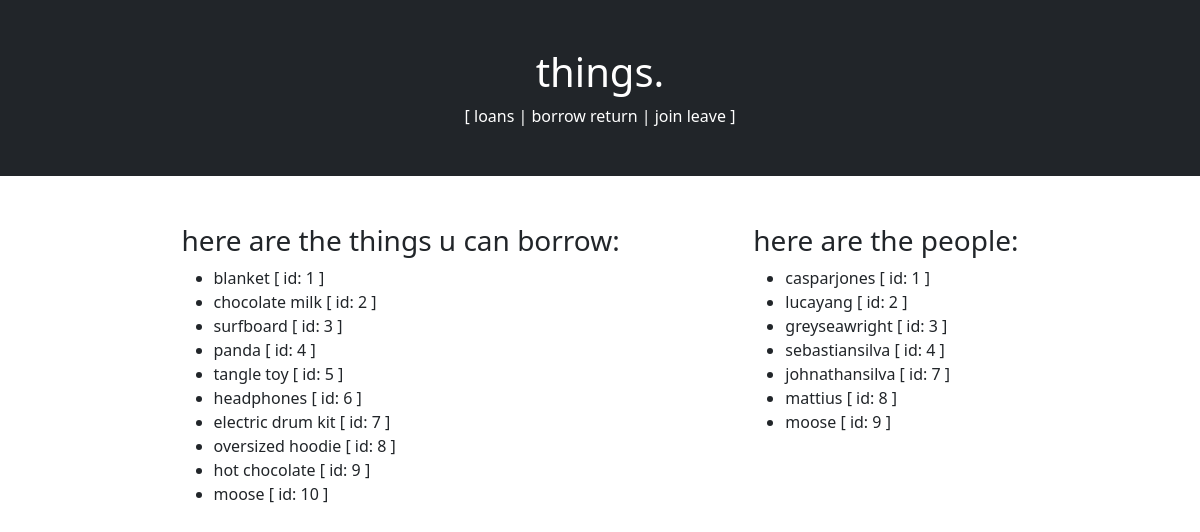
The page / on the database its author committed.
### app/models.py (models this page shows, shortened)
class Thing(db.Model):
  __tablename__ = 'things'
  thing_id = db.Column(db.Integer, primary_key=True)
  name = db.Column(db.String(20), nullable=False, unique=True, index=True)

class Person(db.Model):
  __tablename__ = 'people'
  person_id = db.Column(db.Integer, primary_key=True)
  username = db.Column(db.String(20), nullable=False, unique=True)

### app/routes.py (the view)
@app.route('/')
def index():
  things = [[thing.name, thing.thing_id] for thing in Thing.query.all()]
  people = [[person.username, person.person_id] for person in Person.query.all()]
  return render_template('index.html', things=things, people=people)

### app/templates/index.html
{% extends "base.html" %} {% block body %}
<div class="p-5 d-flex justify-content-evenly">
  <div class="">
    <h3>here are the things u can borrow:</h3>
    <ul>
      {% for thing in things %}
      <li>{{ thing[0] }} [ id: {{ thing[1] }} ]</li>
      {% endfor %}
    </ul>
  </div>
  <div>
    <h3>here are the people:</h3>
    <ul>
      {% for person in people %}
      <li>{{ person[0] }} [ id: {{ person[1] }} ]</li>
      {% endfor %}
    </ul>
  </div>
</div>
{% endblock %}

### app/templates/base.html (shortened to what this page needs)
<!DOCTYPE html>
<html lang="en">
  <head>
    <link
      href="https://cdn.jsdelivr.net/npm/bootstrap@5.3.2/dist/css/bootstrap.min.css"
      rel="stylesheet"
    />
  </head>
  <body>
    <div class="container-fluid p-5 bg-dark text-white text-center">
      <a class="nav-links-header" href="/"><h1>things.</h1></a>
      <div>
        [
        <a class="nav-links" href="/loans">loans</a>
        |
        <a class="nav-links" href="/borrow">borrow</a>
        <a class="nav-links" href="/return">return</a>
        |
        <a class="nav-links" href="/join">join</a>
        <a class="nav-links" href="/leave">leave</a>
        ]
      </div>
    </div>
    {% block body %} {% endblock %}
  </body>
</html>

### app/templates/base.html (style rules this page uses)
.nav-links { text-decoration: none; color: white; transition-duration: 0.6s; }
.nav-links-header { text-decoration: none; color: white; transition-duration: 0.6s; }

### rows shown on the page
Thing: name "blanket", thing_id "1"
Thing: name "chocolate milk", thing_id "2"
Thing: name "surfboard", thing_id "3"
Thing: name "panda", thing_id "4"
Thing: name "tangle toy", thing_id "5"
Thing: name "headphones", thing_id "6"
Thing: name "electric drum kit", thing_id "7"
Thing: name "oversized hoodie", thing_id "8"
Thing: name "hot chocolate", thing_id "9"
Thing: name "moose", thing_id "10"
Person: username "casparjones", person_id "1"
Person: username "lucayang", person_id "2"
Person: username "greyseawright", person_id "3"
Person: username "sebastiansilva", person_id "4"
Person: username "johnathansilva", person_id "7"
Person: username "mattius", person_id "8"
Person: username "moose", person_id "9"
